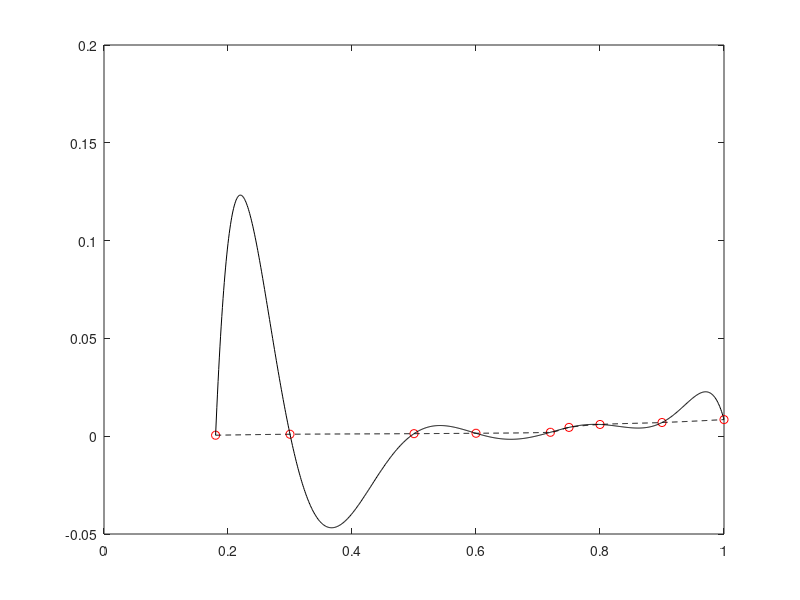

The MATLAB script that drew this image: (Note: this script raises an error after producing the figure.)
clear all
close all
clc

x=[0.18,0.3,0.5,0.6,0.72,0.75,0.8,0.9,1];
y=[0.0005,0.001,0.0013,0.0015,0.002,0.0045,0.006,0.007,0.0085];
n=length(x)-1;
x_check=[0.18:0.001:1];


%        a
p=polyfit(x,y,n);
y_int=polyval(p,x_check);

plot(x,y,'ro',x_check,y_int,'k')

%         b , c
y_int_linear=interp1(x,y,x_check,'linear');
y_int_cubic=interp1(x,y,x_check,'cubic');

hold on
plot(x_check,y_int_cubic,'k--',x_check,y_int_linear,'C')

%        e













